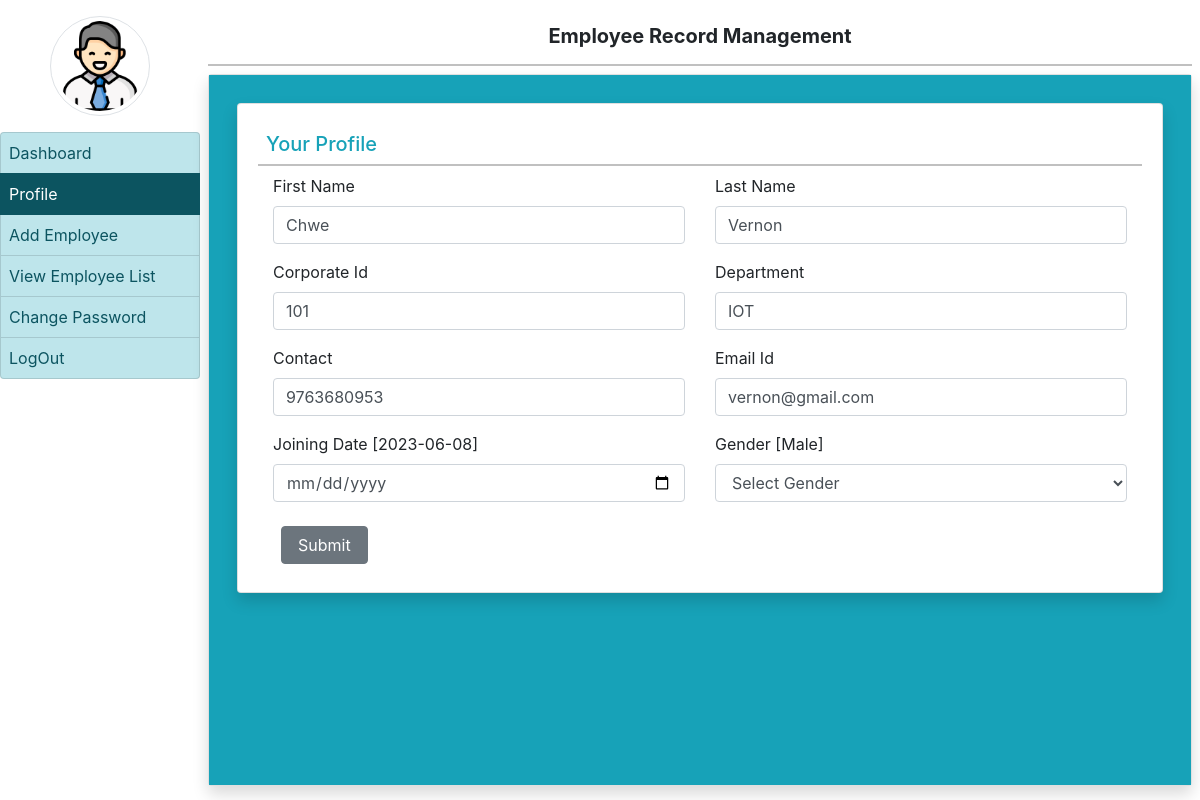
/profile (signed in), run on the app's committed database.
### employee/models.py (models this page shows, shortened)
class ManagerDetail(models.Model):
    user = models.OneToOneField(User, on_delete=models.CASCADE)
    corpid = models.CharField(max_length=50,null=True)
    department = models.CharField(max_length=50,null=True)
    contact = models.CharField(max_length=15,null=True)
    gender = models.CharField(max_length=50,null=True)
    joiningdate = models.DateField(null=True)

### employee/views.py (the view, shortened to what this page needs)
# urls.py: path('profile',profile, name='profile'),
def profile(request):
    if not request.user.is_authenticated:
        return redirect('manager_login')
    error = ""
    user=request.user
    manager=ManagerDetail.objects.get(user=user)
    return render(request, 'profile.html', locals())

### employee/templates/profile.html (shortened to what this page needs)
{% extends 'login_base.html' %}
{% block body %}
<div class="card shadow m-2">
    <div class="card-body">
        <h5 class="p-2 text-info" style="border-bottom: 2px solid silver"> Your Profile </h5>
        <div class="container-fluid">
            <form method="post">
                <div class="row">
                    <div class="col-sm-6">
                        <div class="form-group">
                            <label> First Name </label>
                            <input type="text" name="firstname" class="form-control" placeholder="Enter First Name" pattern="[A-Za-z]+" value="{{manager.user.first_name}}">
                        </div>
                    </div>
                    <div class="col-sm-6">
                        <div class="form-group">
                            <label> Last Name </label>
                            <input type="text" name="lastname" class="form-control" placeholder="Enter Last Name" pattern="[A-Za-z]+" value="{{manager.user.last_name}}">
                        </div>
                    </div>
                    <div class="col-sm-6">
                        <div class="form-group">
                            <label> Corporate Id</label>
                            <input type="text" name="corpid" class="form-control" placeholder="Enter valid id" pattern="[0-9]+" value="{{manager.corpid}}">
                        </div>
                    </div>
                    <div class="col-sm-6">
                        <div class="form-group">
                            <label> Department </label>
                            <input type="text" name="department" class="form-control" placeholder="Enter your department" value="{{manager.department}}">
                        </div>
                    </div>
                    <div class="col-sm-6">
                        <div class="form-group">
                            <label> Contact </label>
                            <input type="text" name="contact" class="form-control" placeholder="Enter your mobile number" value="{{manager.contact}}">
                        </div>
                    </div>
                    <div class="col-sm-6">
                        <div class="form-group">
                            <label> Email Id </label>
                            <input type="email" name="emailid" class="form-control" placeholder="Enter your email" value="{{manager.user.username}}">
                        </div>
                    </div>
                    <div class="col-sm-6">
                        <div class="form-group">
                            <label> Joining Date [{{ manager.joiningdate|date:'Y-m-d' }}] </label>
                            <input type="date" name="jdate" class="form-control">
                        </div>
                    </div>
                    <div class="col-sm-6">
                        <div class="form-group">
                            <label> Gender [{{manager.gender}}]</label>
                            <select name="gender" class="form-control">
                                <option value="None">Select Gender</option>
                            </select>
                        </div>
                    </div>
                </div>
                <input type="submit" value="Submit" class=" m-2 px-3 btn btn-secondary">
            </form>
        </div>
    </div>
</div>
{% endblock body %}

### data on the page
ManagerDetail: firstname "Chwe", lastname "Vernon", corpid "101", department "IOT", contact "9763680953", emailid "vernon@gmail.com", joiningdate "2023-06-08", gender "Male"
